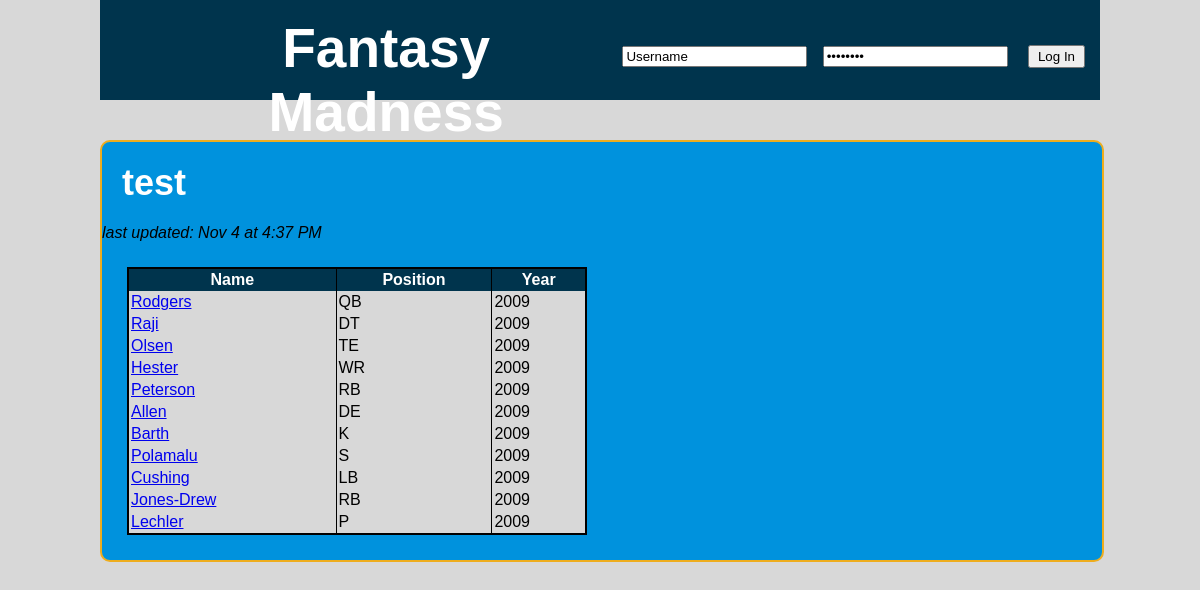
The page /testing.php?year=2009 on the database its author committed.
### tables this page shows
CREATE TABLE NFL_PLAYED (
	player_id BIGINT,
	team_id BIGINT,
	played_year YEAR,
	played_pay INT,
	CONSTRAINT nfl_played_player_id_fk FOREIGN KEY (player_id) REFERENCES nfl_player(player_id),
	CONSTRAINT nfl_played_team_id_fk FOREIGN KEY (team_id) REFERENCES nfl_team(team_id),
	CONSTRAINT PRIMARY KEY (player_id, team_id, played_year)
);

CREATE TABLE NFL_PLAYER (
	player_id BIGINT AUTO_INCREMENT PRIMARY KEY,
	player_first VARCHAR(30),
	player_last VARCHAR(30),
	player_dob DATE,
	position_id BIGINT,
	CONSTRAINT nfl_player_pos_id_fk FOREIGN KEY (position_id) REFERENCES nfl_position(position_id)
);

CREATE TABLE NFL_POSITION (
	position_id BIGINT AUTO_INCREMENT PRIMARY KEY,
	position_abbr VARCHAR(5),
	position_name VARCHAR(30)
);

### testing.php (the view, shortened to what this page needs)
<!DOCTYPE html PUBLIC "-//W3C//DTD XHTML 1.0 Transitional//EN" "http://www.w3.org/TR/xhtml1/DTD/xhtml1-transitional.dtd">
<html xmlns="http://www.w3.org/1999/xhtml">
<head>
	<link rel="stylesheet" type="text/css" href="CSS/display.css" />
</head>
<?php
$team=$_REQUEST["team"];
if (!ctype_alpha($team)) {
	$team="";
}
$year=$_REQUEST["year"];
$query = "SELECT nfl_player.player_id id, player_last, position_abbr, played_year " .
"FROM nfl_played " .
"JOIN nfl_player ON nfl_played.player_id = nfl_player.player_id " .
"JOIN nfl_position ON nfl_position.position_id = nfl_player.position_id " .
"WHERE ";
if ($year) {
	$query = $query . "played_year = ".$year." AND ";
}
if ((substr($query, -6)) == "WHERE ") {
	die("no search condition specified. must specify \"year\" (i.e. 2012) and/or \"team\" (i.e. GB)");
} else {
	$query = substr($query, 0, -5);
}
$result = mysql_query($query)
	or die("SQL error:<br />" . mysql_error());
?>
<body>
	<div id="banner">
		<form id="login">
			<input type="text" name="userName" id="userName" value="Username"/>
			<input type="password" name="password" id="password" value="Password"/>
			<input type="button" value="Log In" id="loginButton" onclick="location.href='admin.html'"/>
		</form>
		<p>Fantasy Madness</p>
	</div>
	<div id="MainContent" class="roundedEdges">
		<h2>test</h2> <i>last updated: Nov 4 at 4:37 PM</i>
		<?php if ($row = mysql_fetch_array($result)) { ?>
		<table rules=cols>
			<tr>
				<th class="rightBorder">Name</th>
				<th>Position</th>
				<th>Year</th>
			</tr>
			<?php while ($row) { ?>
				<tr>
					<td class="rightBorder">
						<a href="player.php?id=<?php echo $row["id"] ?>&year=<?php echo $row["played_year"] ?>">
							<?php echo $row["player_last"] ?>
						</a>
					</td>
					<td><?php echo $row["position_abbr"] ?></td>
					<td><?php echo $row["played_year"] ?></td>
				</tr>
			<?php
			$row = mysql_fetch_array($result);
			} ?>
		</table>
		<?php } else {
			echo "<table><tr><td>No results found for team ".$team."</td></tr></table>";
		} ?>
</body>
</html>

### CSS/display.css (style rules this page uses)
#banner { position: absolute; top: 0px; left: 0px; width: 1000px; padding-bottom: 20px; background-color:#00344D; height:80px; font-size: 55px; font-weight: bold; color: white; text-align: center; }
#banner p { margin-left:60px; padding-top: 16px; }
#login { float:right; margin: 10px; }
#MainContent { position: absolute; top: 110px; left: 0px; border: 2px solid #EEAD1E; margin-top: 30px; padding-top: 0px; background-color: #0092DD; width: 1000px; }
.rightBorder { border-right:1px solid black; }
.roundedEdges { -moz-border-radius: 10px; -webkit-border-radius: 10px; -khtml-border-radius: 10px; border-radius: 10px; }
h2 { margin: 20px; font-size:36px; color: white; }
table { border:2px solid black; margin:25px; width:460px; background-color:#D8D8D8; }
th { padding:2px; background-color:#00344D; color:white; }
td { padding:2px; }
* { margin: 0px; }
body { position: relative; margin: 0 auto; background: #D8D8D8; width: 1000px; font-family: Calibri, Arial, Helvetica, sans-serif; }
input[type=button] { padding:2px 8px; margin: 0px 5px; }

### rows shown on the page
nfl_played: player.player_last "Rodgers", nfl_position.position_abbr "QB", played_year "2009"
nfl_played: player.player_last "Raji", nfl_position.position_abbr "DT", played_year "2009"
nfl_played: player.player_last "Olsen", nfl_position.position_abbr "TE", played_year "2009"
nfl_played: player.player_last "Hester", nfl_position.position_abbr "WR", played_year "2009"
nfl_played: player.player_last "Peterson", nfl_position.position_abbr "RB", played_year "2009"
nfl_played: player.player_last "Allen", nfl_position.position_abbr "DE", played_year "2009"
nfl_played: player.player_last "Barth", nfl_position.position_abbr "K", played_year "2009"
nfl_played: player.player_last "Polamalu", nfl_position.position_abbr "S", played_year "2009"
nfl_played: player.player_last "Cushing", nfl_position.position_abbr "LB", played_year "2009"
nfl_played: player.player_last "Jones-Drew", nfl_position.position_abbr "RB", played_year "2009"
nfl_played: player.player_last "Lechler", nfl_position.position_abbr "P", played_year "2009"
